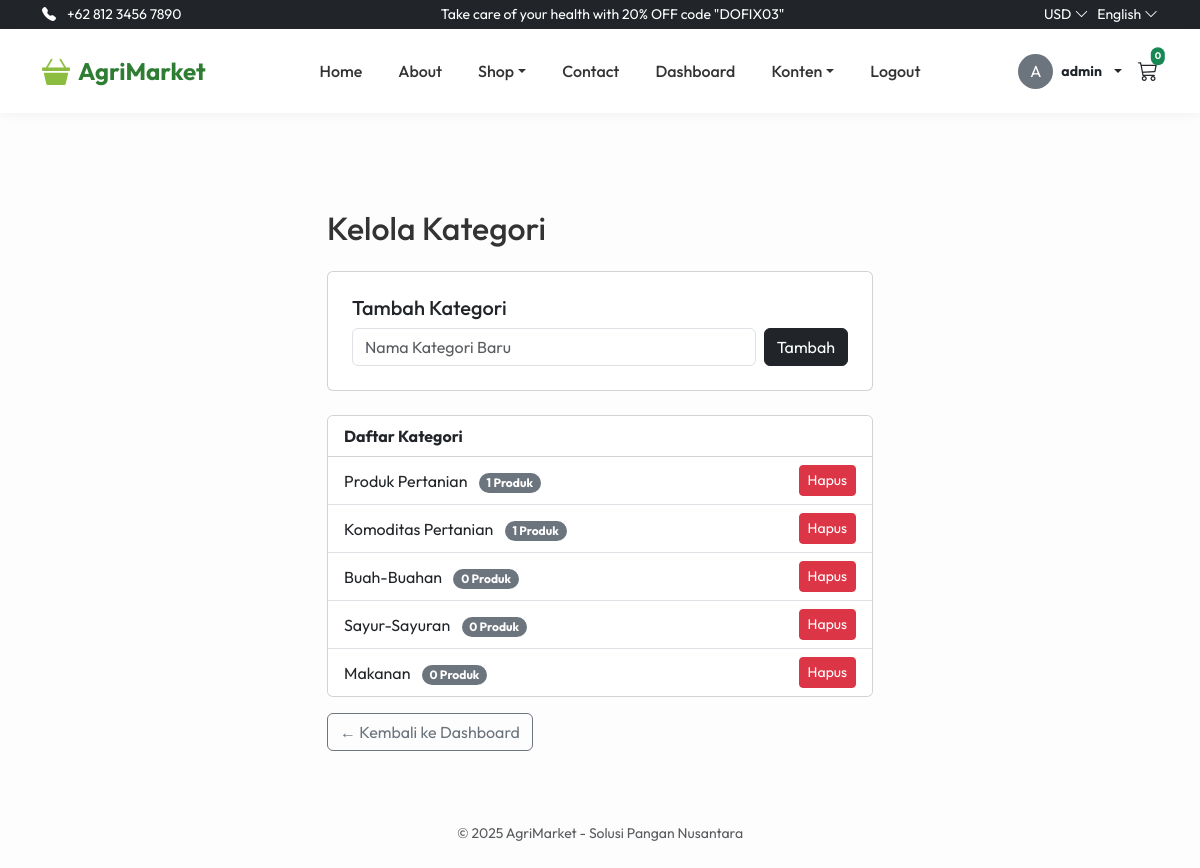
Page /admin/categories (signed in) on the committed database.
### app/models.py (models this page shows, shortened)
class User(UserMixin, db.Model):
    id = db.Column(db.Integer, primary_key=True)
    username = db.Column(db.String(150), unique=True, nullable=False, index=True)
    password_hash = db.Column(db.Text, nullable=False)
    role = db.Column(db.String(50), default='penjual')
    whatsapp_number = db.Column(db.String(20), nullable=False, default='62')
    is_verified = db.Column(db.Boolean, default=False)
    bio = db.Column(db.Text, nullable=True)
    profile_image = db.Column(db.Text, nullable=True)
    join_date = db.Column(db.DateTime, default=datetime.utcnow)
    products = db.relationship('Product', backref='seller', lazy=True)

class Category(db.Model):
    id = db.Column(db.Integer, primary_key=True)
    name = db.Column(db.String(100), nullable=False, unique=True, index=True)
    products = db.relationship('Product', backref='category', lazy=True)

### app/routes/admin.py (the view, shortened to what this page needs)
@bp.route('/categories', methods=['GET', 'POST'])
@login_required
def manage_categories():
    if current_user.role != 'admin': abort(403)
    return render_template('manage_categories.html', categories=Category.query.all())

### templates/manage_categories.html (shortened to what this page needs)
{% extends 'base.html' %}
{% block content %}
<div class="row justify-content-center">
    <div class="col-md-6">
        <h2 class="mb-4">Kelola Kategori</h2>
        <div class="card p-4 mb-4">
            <h5 class="card-title">Tambah Kategori</h5>
            <form method="POST" class="d-flex gap-2">
                <input type="text" class="form-control" name="name" placeholder="Nama Kategori Baru" required>
                <button type="submit" class="btn btn-dark">Tambah</button>
            </form>
        </div>
        <div class="card">
            <div class="card-header bg-white fw-bold">Daftar Kategori</div>
            <ul class="list-group list-group-flush">
                {% for cat in categories %}
                <li class="list-group-item d-flex justify-content-between align-items-center">
                    <div>
                        {{ cat.name }}
                        <span class="badge bg-secondary rounded-pill ms-2">{{ cat.products|length }} Produk</span>
                    </div>
                    {% if current_user.role == 'admin' %}
                    <form action="{{ url_for('admin.delete_category', id=cat.id) }}" method="POST"
                        onsubmit="return confirm('Hapus kategori ini? \nProduk dalam kategori ini akan kehilangan kategorinya.');">
                        <button type="submit" class="btn btn-danger btn-sm">Hapus</button>
                    </form>
                    {% endif %}
                </li>
                {% else %}
                <li class="list-group-item text-muted text-center">Belum ada kategori via admin.</li>
                {% endfor %}
            </ul>
        </div>
        <div class="mt-3">
            <a href="{{ url_for('main.dashboard') }}" class="btn btn-outline-secondary">&larr; Kembali ke Dashboard</a>
        </div>
    </div>
</div>
{% endblock %}

### templates/base.html (shortened to what this page needs)
<!doctype html>
<html lang="en">
<head>
    <link href="https://cdn.jsdelivr.net/npm/bootstrap@5.3.0/dist/css/bootstrap.min.css" rel="stylesheet">
    <link href="https://cdn.jsdelivr.net/npm/bootstrap-icons@1.7.2/font/bootstrap-icons.css" rel="stylesheet">
</head>
<body>
    <div class="bg-dark text-white py-1 small">
        <div class="container d-flex justify-content-between align-items-center">
            <div><i class="bi bi-telephone-fill me-2"></i> +62 812 3456 7890</div>
            <div>Take care of your health with 20% OFF code "DOFIX03"</div>
            <div>USD <i class="bi bi-chevron-down"></i> &nbsp; English <i class="bi bi-chevron-down"></i></div>
        </div>
    </div>
    <nav class="navbar navbar-expand-lg sticky-top">
        <div class="container">
            <a class="navbar-brand d-flex align-items-center gap-2" href="{{ url_for('main.index') }}">
                <i class="bi bi-basket3-fill text-success fs-3"></i> AgriMarket
            </a>
            <div class="collapse navbar-collapse" id="navbarNav">
                <ul class="navbar-nav mx-auto">
                    <li class="nav-item"><a class="nav-link" href="{{ url_for('main.index') }}">Home</a></li>
                    <li class="nav-item"><a class="nav-link" href="{{ url_for('main.about') }}">About</a></li>
                    <li class="nav-item dropdown">
                        <a class="nav-link dropdown-toggle" href="#" data-bs-toggle="dropdown">Shop</a>
                    </li>
                    <li class="nav-item"><a class="nav-link" href="{{ url_for('main.contact') }}">Contact</a></li>
                    {% if current_user.is_authenticated %}
                    <li class="nav-item">
                        <a class="nav-link" href="{{ url_for('main.dashboard') }}">Dashboard</a>
                    </li>
                    {% if current_user.role == 'admin' %}
                    <li class="nav-item dropdown">
                        <a class="nav-link dropdown-toggle" href="#" role="button" data-bs-toggle="dropdown">Konten</a>
                    </li>
                    {% endif %}
                    <li class="nav-item">
                        <a class="nav-link text-danger" href="{{ url_for('auth.logout') }}">Logout</a>
                    </li>
                    {% endif %}
                </ul>
                <div class="d-flex align-items-center gap-3">
                    {% if current_user.is_authenticated %}
                    <div class="dropdown">
                        <a href="#"
                            class="d-flex align-items-center gap-2 text-decoration-none dropdown-toggle text-dark"
                            data-bs-toggle="dropdown">
                            {% if current_user.profile_image %}
                            <img src="{{ get_image_url(current_user.profile_image) }}"
                                class="rounded-circle" width="35" height="35" style="object-fit: cover;">
                            {% else %}
                            <div class="rounded-circle bg-secondary text-white d-flex align-items-center justify-content-center"
                                style="width: 35px; height: 35px;">{{ current_user.username[0]|upper }}</div>
                            {% endif %}
                            <span class="d-none d-lg-inline small fw-bold">{{ current_user.username }}</span>
                        </a>
                    </div>
                    {% else %}
                    <a href="{{ url_for('auth.login') }}"
                        class="btn btn-outline-success rounded-pill px-4 btn-sm fw-bold">Login</a>
                    {% endif %}
                    <a href="#" class="position-relative text-dark">
                        <i class="bi bi-cart3 fs-5"></i>
                        <span
                            class="position-absolute top-0 start-100 translate-middle badge rounded-pill bg-success p-1"
                            style="font-size: 0.6rem;">0</span>
                    </a>
                </div>
            </div>
        </div>
    </nav>
    <div class="container mt-5 pt-5">
        {% block content %}{% endblock %}
    </div>
    <footer class="text-center py-4 mt-5 text-muted small">
        &copy; 2025 AgriMarket - Solusi Pangan Nusantara
    </footer>
</body>
</html>

### templates/base.html (style rules this page uses)
:root { --primary-green: #8cbd40; --dark-green: #2e7d32; --light-bg: #fdfdfd; --text-dark: #333333; }
body { font-family: 'Outfit', sans-serif; background-color: var(--light-bg); color: var(--text-dark); }
.navbar { background: #ffffff !important; box-shadow: 0 2px 10px rgba(0, 0, 0, 0.05); padding: 1rem 0; }
.navbar-brand { font-weight: 700; font-size: 1.5rem; color: var(--dark-green) !important; }
.nav-link { color: var(--text-dark) !important; font-weight: 500; margin: 0 10px; transition: color 0.2s; }
.text-success { color: var(--primary-green) !important; }

### rows in the picture
User: username "A", username "admin"
Category: name "Produk Pertanian", products|length "1"
Category: name "Komoditas Pertanian", products|length "1"
Category: name "Buah-Buahan", products|length "0"
Category: name "Sayur-Sayuran", products|length "0"
Category: name "Makanan", products|length "0"
